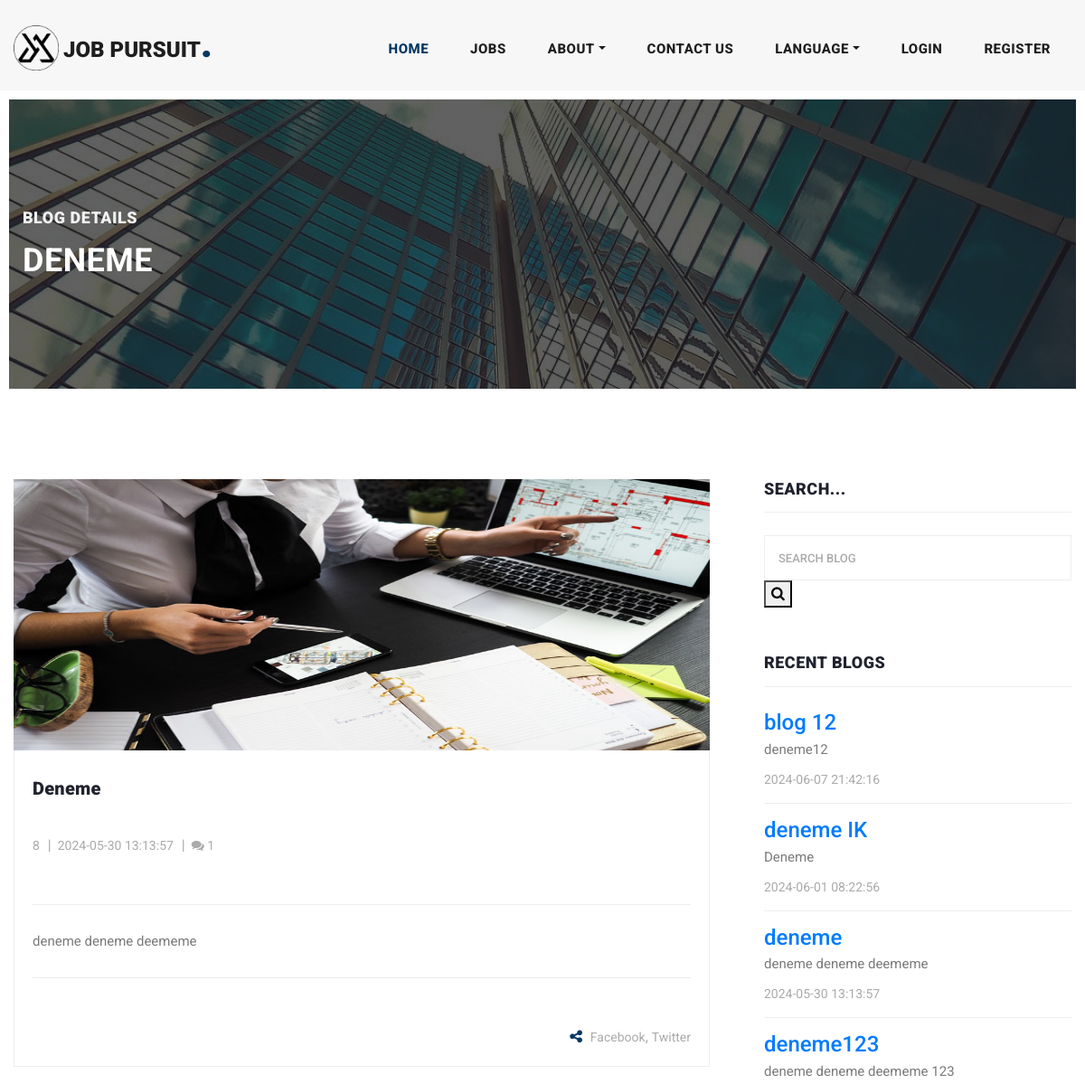
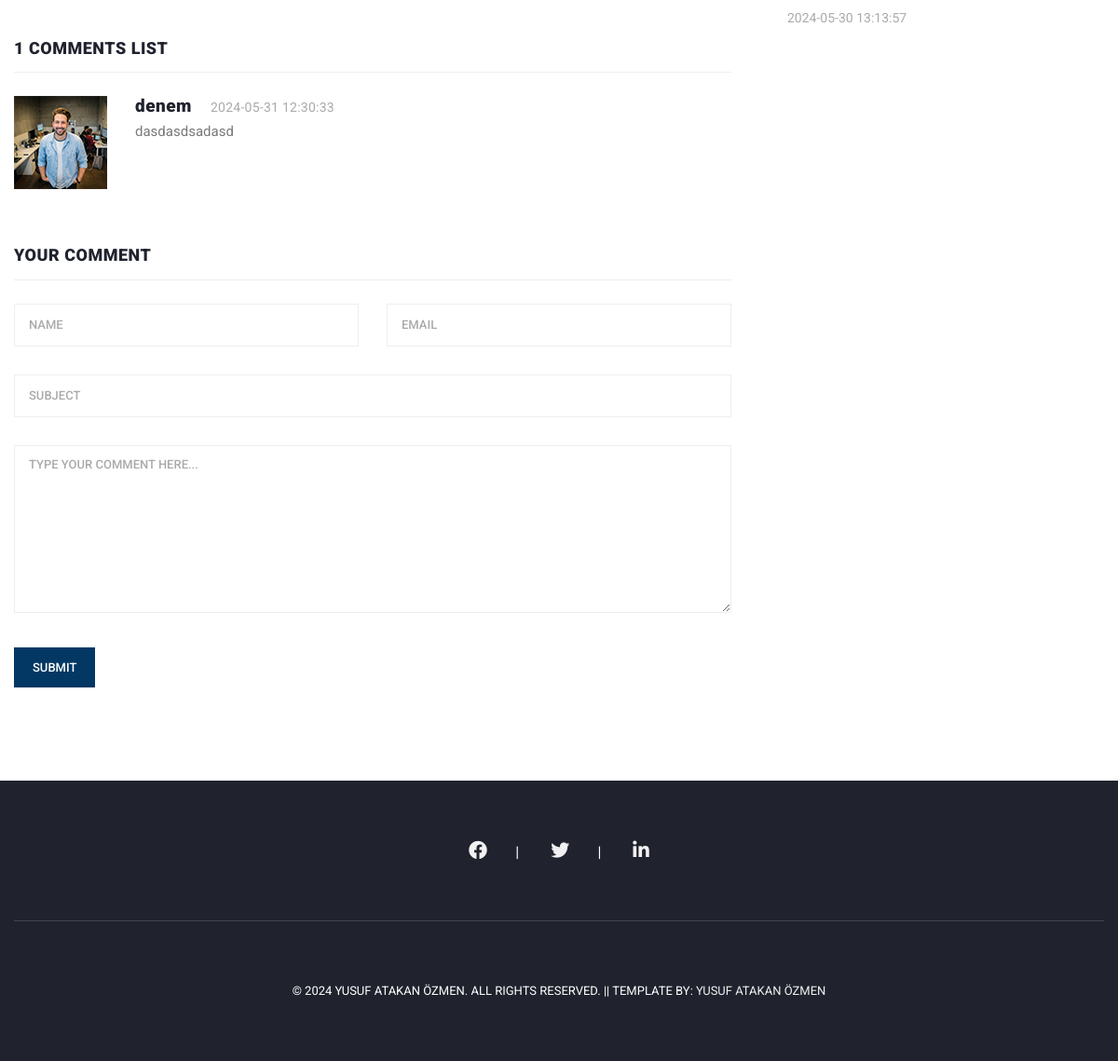
The page /blog-details.php?id=2 on the database its author committed (2 pictures, top to bottom).
### tables this page shows
CREATE TABLE `blog_posts` (
  `id` int(11) NOT NULL,
  `title` varchar(255) NOT NULL,
  `content` text NOT NULL,
  `img` varchar(255) DEFAULT NULL,
  `author_id` int(11) DEFAULT NULL,
  `created_at` timestamp NOT NULL DEFAULT current_timestamp()
);

CREATE TABLE `comments` (
  `id` int(11) NOT NULL,
  `blog_id` int(11) NOT NULL,
  `author` varchar(255) NOT NULL,
  `email` varchar(150) NOT NULL,
  `subject` varchar(150) NOT NULL,
  `comment` text NOT NULL,
  `date` datetime NOT NULL
);

### src/blog-details.php (the view, shortened to what this page needs)
<?php
include '../libs/language.php';
include '../libs/database.php';
try {
    $conn = new PDO("mysql:host=$servername;dbname=$dbname", $username, $password);
    $conn->setAttribute(PDO::ATTR_ERRMODE, PDO::ERRMODE_EXCEPTION);
    $blog_id = isset($_GET['id']) ? intval($_GET['id']) : 0;
    $stmt = $conn->prepare("SELECT * FROM blog_posts WHERE id = :id");
    $stmt->bindParam(':id', $blog_id, PDO::PARAM_INT);
    $stmt->execute();
    $blog_post = $stmt->fetch(PDO::FETCH_ASSOC);
    $stmt = $conn->prepare("SELECT * FROM comments WHERE blog_id = :blog_id ORDER BY date DESC");
    $stmt->bindParam(':blog_id', $blog_id, PDO::PARAM_INT);
    $stmt->execute();
    $comments = $stmt->fetchAll(PDO::FETCH_ASSOC);
} catch (PDOException $e) {
    echo "Connection failed: " . $e->getMessage();
}
?>
<!DOCTYPE html>
<html lang="<?php echo $_SESSION['language']; ?>">
<head>
    <?php include '../includes/_header.php'; ?>
</head>
<body>
    <header class="">
        <?php include '../includes/_navbar.php'; ?>
    </header>
    <div class="heading-page header-text">
        <section class="page-heading">
            <div class="container">
                <div class="row">
                    <div class="col-lg-12">
                        <div class="text-content">
                            <h4><?php echo $lang['blog_detail']; ?> </h4>
                            <h2><?php echo htmlspecialchars($blog_post['title']); ?></h2>
                        </div>
                    </div>
                </div>
            </div>
        </section>
    </div>
    <section class="blog-posts grid-system">
        <div class="container">
            <div class="row">
                <div class="col-lg-8">
                    <div class="all-blog-posts">
                        <div class="row">
                            <div class="col-lg-12">
                                <div class="blog-post">
                                    <div class="blog-thumb">
                                        <img src="<?php echo '../admin/' . $blog_post['img']; ?>" alt="">
                                    </div>
                                    <div class="down-content">
                                        <a href="blog-details.php?id=<?php echo $blog_post['id']; ?>">
                                            <h4><?php echo htmlspecialchars($blog_post['title']); ?></h4>
                                        </a>
                                        <ul class="post-info">
                                            <li><a href="#"><?php echo htmlspecialchars($blog_post['author_id']); ?></a>
                                            </li>
                                            <li><a
                                                    href="#"><?php echo htmlspecialchars($blog_post['created_at']); ?></a>
                                            </li>
                                            <li><a href="#"><i class="fa fa-comments" title="Comments"></i>
                                                    <?php echo count($comments); ?></a></li>
                                        </ul>
                                        <p><?php echo nl2br(htmlspecialchars($blog_post['content'])); ?></p>
                                        <div class="post-options">
                                            <div class="row">
                                                <div class="col-6">
                                                </div>
                                                <div class="col-6">
                                                    <ul class="post-share">
                                                        <li><i class="fa fa-share-alt"></i></li>
                                                        <li><a href="https://www.facebook.com/sharer/sharer.php?u=<?php echo urlencode('http://localhost.com/blog-details.php?id=' . $post['id']); ?>"
                                                                target="_blank">Facebook</a>,</li>
                                                        <li><a href="https://twitter.com/intent/tweet?url=<?php echo urlencode('http://localhost.com/blog-details.php?id=' . $post['id']); ?>"
                                                                target="_blank">Twitter</a></li>
                                                    </ul>
                                                </div>
                                            </div>
                                        </div>
                                    </div>
                                </div>
                            </div>
                            <div class="col-lg-12">
                                <div class="sidebar-item comments">
                                    <div class="sidebar-heading">
                                        <h2><?php echo count($comments); ?> <?php echo $lang['comments']; ?></h2>
                                    </div>
                                    <div class="content">
                                        <ul>
                                            <?php foreach ($comments as $comment) { ?>
                                            <li>
                                                <div class="author-thumb">
                                                    <img src="../assets/images/comment-author-01.jpg" alt="">
                                                </div>
                                                <div class="right-content">
                                                    <h4><?php echo htmlspecialchars($comment['author']); ?><span><?php echo htmlspecialchars($comment['date']); ?></span>
                                                    </h4>
                                                    <p><?php echo nl2br(htmlspecialchars($comment['comment'])); ?></p>
                                                </div>
                                            </li>
                                            <?php } ?>
                                        </ul>
                                    </div>
                                </div>
                            </div>
                            <div class="col-lg-12">
                                <div class="sidebar-item submit-comment">
                                    <div class="sidebar-heading">
                                        <h2><?php echo $lang['your_comment']; ?></h2>
                                    </div>
                                    <div class="content">
                                        <form id="comment" action="../admin/add_comment.php" method="post">
                                            <div class="row">
                                                <div class="col-md-6 col-sm-12">
                                                    <fieldset>
                                                        <input name="author" type="text" id="author"
                                                            placeholder="<?php echo $lang['name']; ?>" required="">
                                                    </fieldset>
                                                </div>
                                                <div class="col-md-6 col-sm-12">
                                                    <fieldset>
                                                        <input name="email" type="email" id="email"
                                                            placeholder="<?php echo $lang['email']; ?>" required="">
                                                    </fieldset>
                                                </div>
                                                <div class="col-md-12 col-sm-12">
                                                    <fieldset>
                                                        <input name="subject" type="text" id="subject"
                                                            placeholder="<?php echo $lang['subject']; ?>">
                                                    </fieldset>
                                                </div>
                                                <div class="col-lg-12">
                                                    <fieldset>
                                                        <textarea name="comment" rows="6" id="comment"
                                                            placeholder="<?php echo $lang['type_comment']; ?>"
                                                            required=""></textarea>
                                                    </fieldset>
                                                </div>
                                                <div class="col-lg-12">
                                                    <fieldset>
                                                        <button type="submit" id="form-submit"
                                                            class="main-button"><?php echo $lang['submit']; ?></button>
                                                    </fieldset>
                                                </div>
                                            </div>
                                        </form>
                                    </div>
                                </div>
                            </div>
                        </div>
                    </div>
                </div>
                <div class="col-lg-4">
                    <div class="sidebar">
                        <div class="row">
                            <div class="col-lg-12">
                                <div class="sidebar-item search">
                                    <div class="sidebar-heading">
                                        <h2><?php echo $lang['search']; ?></h2>
                                    </div>
                                    <div class="content">
                                        <form id="search" name="search" method="post" action="">
                                            <input type="text" name="search" class="search-text"
                                                placeholder="Search Blog">
                                            <button type="submit" class="search-button"><i
                                                    class="fa fa-search"></i></button>
                                        </form>
                                    </div>
                                </div>
                            </div>
                            <div class="col-lg-12">
                                <div class="sidebar-item recent-posts">
                                    <div class="sidebar-heading">
                                        <h2><?php echo $lang['recent_blogs']; ?></h2>
                                    </div>
                                    <div class="content">
                                        <ul>
                                            <?php
                                            $stmt = $conn->prepare("SELECT * FROM blog_posts ORDER BY created_at DESC LIMIT 5");
                                            $stmt->execute();
                                            $recent_posts = $stmt->fetchAll(PDO::FETCH_ASSOC);
                                            foreach ($recent_posts as $recent) {
                                                echo '<li><a href="blog-details.php?id=' . $recent['id'] . '">';
                                                echo '<h4>' . htmlspecialchars($recent['title']) . '</h4>';
                                                echo '<p>' . htmlspecialchars($recent['content']) . '</p>';
                                                echo '<span>' . htmlspecialchars($recent['created_at']) . '</span>';
                                                echo '</a></li>';
                                            }
                                            ?>
                                        </ul>
                                    </div>
                                </div>
                            </div>
                        </div>
                    </div>
                </div>
            </div>
        </div>
    </section>
    <?php include '../includes/_footer.php'; ?>
</body>
</html>

### rows shown on the page
blog_posts: title "DENEME", img (picture), title "Deneme", author "8", created_at "2024-05-30 13:13:57", content "deneme deneme deememe", title "deneme"
comments: author "denem", date "2024-05-31 12:30:33", comment "dasdasdsadasd"
blog_posts: title "blog 12", content "deneme12", created_at "2024-06-07 21:42:16"
blog_posts: title "deneme IK", content "Deneme", created_at "2024-06-01 08:22:56"
blog_posts: title "deneme123", content "deneme deneme deememe 123", created_at "2024-05-30 13:13:57"

### other values the page prints
$lang['home'] "HOME"
$lang['jobs'] "JOBS"
$lang['about'] "ABOUT"
$lang['contact_us'] "CONTACT US"
$lang['language'] "LANGUAGE"
$lang['login'] "LOGIN"
$lang['register'] "REGISTER"
$lang['blog_detail'] "BLOG DETAILS"
count($comments) "1"
$lang['comments'] "COMMENTS LIST"
$lang['your_comment'] "YOUR COMMENT"
$lang['submit'] "SUBMIT"
$lang['search'] "SEARCH..."
$lang['recent_blogs'] "RECENT BLOGS"
$lang['footer_text'] "© 2024 YUSUF ATAKAN ÖZMEN. ALL RIGHTS RESERVED."
